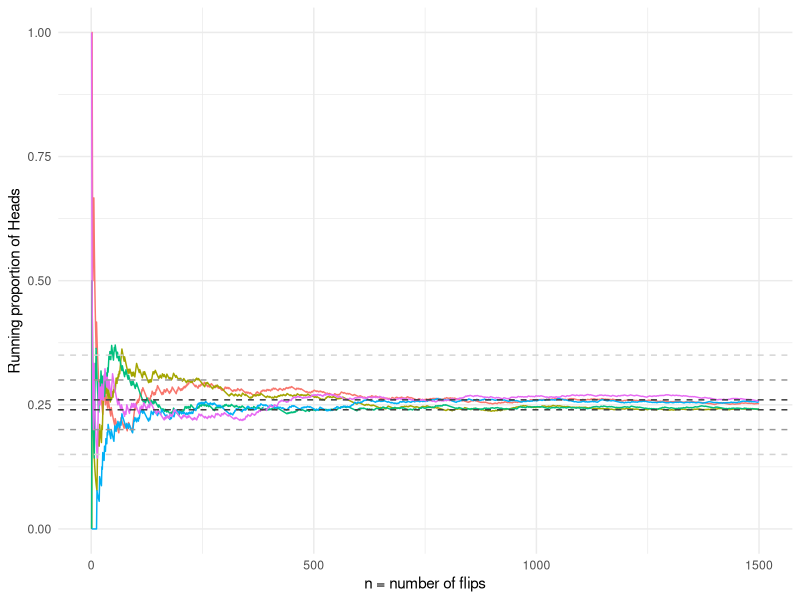
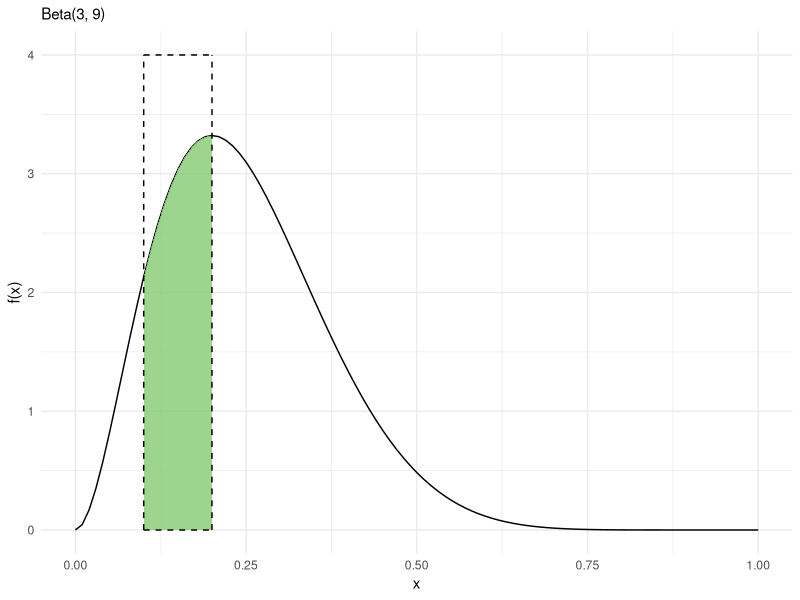
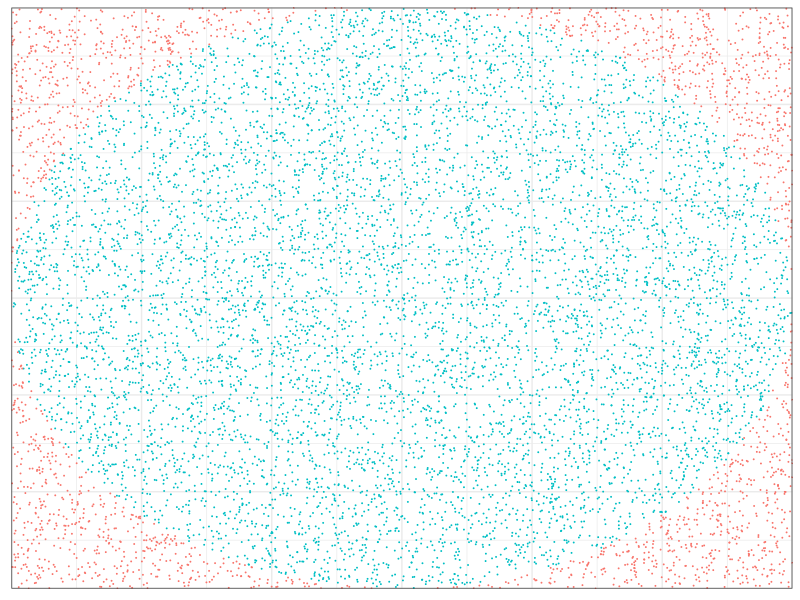

Source code (R) for these figures, in order:
## ---- chunk 1
library(tidyverse)
library(patchwork)
## ---- chunk 2
set.seed(20)
B <- 1500
J <- 5
p <- 0.25
props <- matrix(NA, nrow = B, ncol = J )
for(j in 1:J){
  x <- rbinom(B, 1, p)
  for(b in 1:B){
    props[b,j] <- mean(x[1:b])
  }
}

data.frame(props) |>
  mutate(n = row_number()) |>
  pivot_longer(cols = 1:5, names_to = "sim", values_to = "prop") |>
  ggplot(aes(x = n, y = prop, col = sim)) +
  geom_line() +
  geom_hline(yintercept = p + 0.1, linetype = "dashed", col = "lightgrey")+
  geom_hline(yintercept = p - 0.1, linetype = "dashed", col = "lightgrey") +
  geom_hline(yintercept = p + 0.05, linetype = "dashed", col = "gray60")+
  geom_hline(yintercept = p - 0.05, linetype = "dashed", col = "gray60") +
  geom_hline(yintercept = p + 0.01, linetype = "dashed", col = "grey25")+
  geom_hline(yintercept = p - 0.01, linetype = "dashed", col = "gray25") +
  # geom_hline(yintercept = p, linetype = "dashed", col = "darkgrey") +
  theme_minimal() +
  labs(x = "n = number of flips", y = "Running proportion of Heads") +
  guides(col = "none") 
## ---- chunk 3
alpha <- 3
beta <- 9
b <- 0.2
a <- 0.1
c <- 4
## ---- chunk 4
df <- data.frame(x = c(a, a, b, a),
                      xend = c(a, b, b,b),
                      y = c(0, 
                            c, 0,0),
                      yend = c(c,c,c,0))
funcShaded <- function(x, lower_bound = -Inf, upper_bound = Inf) {
    y = dbeta(x, alpha, beta)
    y[x < lower_bound] <- NA
    y[x > upper_bound] <- NA
    return(y)
}
p1 <- ggplot() +
  geom_function(fun = dbeta, args = list(alpha, beta)) +
  theme_minimal() +
  stat_function(fun = funcShaded, args = list(lower_bound = a, upper_bound = b),  geom = "area", fill = "#84CA72", alpha = .8) + 
  labs(x = "x", y = "f(x)", subtitle = paste0("Beta(", alpha, ", ", beta, ")")) 
  
p2 <- p1 + 
  geom_segment(data = df, aes(x= x, xend = xend, y = y, yend = yend), linetype = "dashed") +
  xlim(c(0,1))
p2
## ---- chunk 5
# simulate uniformly within bounding rectangle
set.seed(1)
B <- 5000
x <- runif(B, 0.1, 0.2)
y <- runif(B, 0, 4)

# obtain proportion that fall into area under curve
under <- mean(y <= dbeta(x, 3, 9))

# multiply by bounding rectangle area 
mc_approx <- under * 4 * (0.2 - 0.1)
## ---- chunk 6
pbeta(0.2, 3, 9) - pbeta(0.1, 3, 9)
## ---- chunk 7
set.seed(10)

# choose area of circle/dart board
r <- 3

# sample uniformly within square
n <- 10000
x <- runif(n, -r, r)
y <- runif(n, -r, r)

# determine which points are in the circle
in_circle <- x^2 + y^2 <= r^2

# mc approximation
mc_pi <- 4 * sum(in_circle)/n
## ---- chunk 8
data.frame(x, y, in_circle) |>
  ggplot(aes(x = x, y = y, col = in_circle)) +
  geom_point(size = 0.01) +
  guides(col = "none") +
  theme_bw()+
  scale_x_continuous(limits = c(-r, r), expand = c(0,0)) +
  scale_y_continuous(limits = c(-r, r), expand = c(0,0))  +
  theme(axis.ticks = element_blank(), axis.title = element_blank(),
        axis.text = element_blank())
